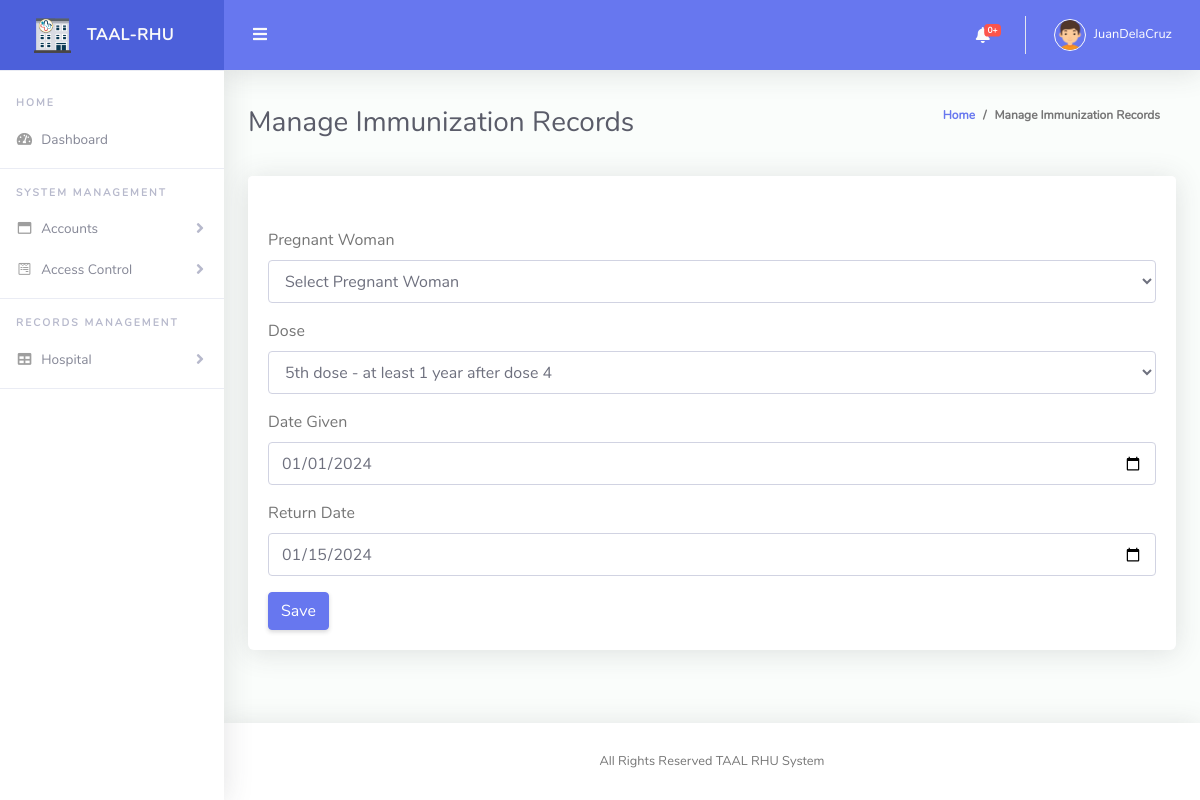
The app's page /admin/manage_record_pregnant.php?recordid=1 (signed in) with its own data.
### tables this page shows
CREATE TABLE `immunization_record_pregnant` (
  `id` int(11) NOT NULL,
  `family_id` int(11) DEFAULT NULL,
  `dose` enum('1st dose - as early as possible during pregnancy','2nd dose - at least 4 weeks after dose 1','3rd dose - at least 6 months after dose 2','4th dose - at least 1 year after dose 3','5th dose - at least 1 year after dose 4','Fully Immunized - received all 5 doses') NOT NULL,
  `date_given` date DEFAULT NULL,
  `return_date` date DEFAULT NULL
);

### admin/manage_record_pregnant.php (the view, shortened to what this page needs)
<!DOCTYPE html>
<?php include("../model/conn.php"); ?>
<html lang="en">
<head>
  <link href="vendor/fontawesome-free/css/all.min.css" rel="stylesheet" type="text/css">
  <link href="vendor/bootstrap/css/bootstrap.min.css" rel="stylesheet" type="text/css">
  <link href="css/ruang-admin.min.css" rel="stylesheet">
</head>
<body id="page-top">
  <div id="wrapper">
    <?php include("./nav.php");
    $record_id = isset($_GET['recordid']) ? $_GET['recordid'] : '';
    $family_id = $dose = $date_given = $return_date = '';
    if ($record_id) {
        $stmt = $conn->prepare("SELECT * FROM immunization_record_pregnant WHERE id = ?");
        $stmt->bind_param("i", $record_id);
        $stmt->execute();
        $result = $stmt->get_result();
        if ($row = $result->fetch_assoc()) {
            extract($row);
        }
    }
    ?>
    <div class="container-fluid" id="container-wrapper">
      <div class="d-sm-flex align-items-center justify-content-between mb-4">
        <h1 class="h3 mb-0 text-gray-800">Manage Immunization Records</h1>
        <ol class="breadcrumb">
          <li class="breadcrumb-item"><a href="./">Home</a></li>
          <li class="breadcrumb-item" aria-current="page">Manage Immunization Records</li>
        </ol>
      </div>
      <div class="row">
        <div class="col-lg-12">
          <div class="card mb-4">
            <div class="card-header py-3 d-flex flex-row align-items-center justify-content-between">
            </div>
            <div class="card-body">
              <form method="post">
                <div class="form-group">
                  <label for="family_id">Pregnant Woman</label>
                  <select class="form-control" id="family_id" name="family_id" required>
            <option value="">Select Pregnant Woman</option>
        </select>
                </div>
                <div class="form-group">
                  <label for="dose">Dose</label>
                  <select class="form-control" id="dose" name="dose" required>
                    <option value="5th dose - at least 1 year after dose 4" <?php echo ($dose == '5th dose - at least 1 year after dose 4') ? 'selected' : ''; ?>>5th dose - at least 1 year after dose 4</option>
                  </select>
                </div>
                <div class="form-group">
                  <label for="date_given">Date Given</label>
                  <input type="date" class="form-control" id="date_given" name="date_given" value="<?php echo $date_given; ?>" required>
                </div>
                <div class="form-group">
                  <label for="return_date">Return Date</label>
                  <input type="date" class="form-control" id="return_date" name="return_date" value="<?php echo $return_date; ?>">
                </div>
                <button type="submit" class="btn btn-primary">Save</button>
              </form>
            </div>
          </div>
        </div>
      </div>
    </div>
  </div>
  <?php include("./footer.php"); ?>
</div>
</body>
</html>

### records on screen
immunization_record_pregnant: dose "5th dose - at least 1 year after dose 4", date_given "01/01/2024", return_date "01/15/2024"

### other values on screen
$row['count'] "0"
$_SESSION['username'] "JuanDelaCruz"
